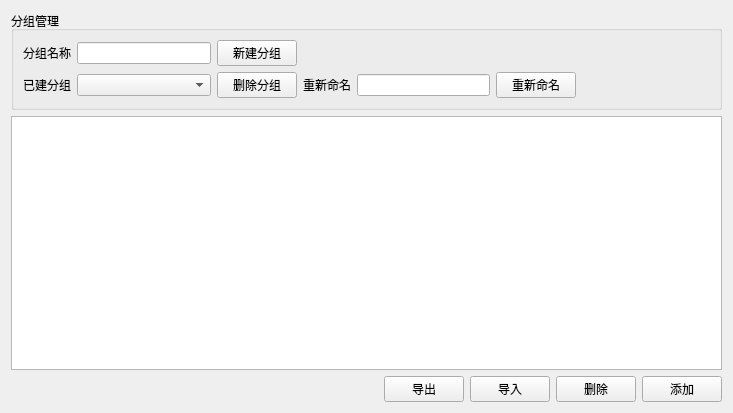
<?xml version="1.0" encoding="UTF-8"?>
<ui version="4.0">
 <class>SAKInputDataItemManager</class>
 <widget class="QWidget" name="SAKInputDataItemManager">
  <property name="geometry">
   <rect>
    <x>0</x>
    <y>0</y>
    <width>733</width>
    <height>413</height>
   </rect>
  </property>
  <property name="windowTitle">
   <string>发送数据预设</string>
  </property>
  <layout class="QGridLayout" name="gridLayout">
   <item row="2" column="0">
    <widget class="QLabel" name="infoLabel">
     <property name="sizePolicy">
      <sizepolicy hsizetype="Expanding" vsizetype="Preferred">
       <horstretch>0</horstretch>
       <verstretch>0</verstretch>
      </sizepolicy>
     </property>
     <property name="text">
      <string/>
     </property>
    </widget>
   </item>
   <item row="2" column="4">
    <widget class="QPushButton" name="addPushButton">
     <property name="text">
      <string>添加</string>
     </property>
    </widget>
   </item>
   <item row="0" column="0" colspan="5">
    <widget class="QGroupBox" name="groupBox">
     <property name="sizePolicy">
      <sizepolicy hsizetype="Preferred" vsizetype="Preferred">
       <horstretch>0</horstretch>
       <verstretch>0</verstretch>
      </sizepolicy>
     </property>
     <property name="title">
      <string>分组管理</string>
     </property>
     <layout class="QGridLayout" name="gridLayout_2">
      <item row="0" column="0">
       <widget class="QLabel" name="label">
        <property name="text">
         <string>分组名称</string>
        </property>
       </widget>
      </item>
      <item row="0" column="1">
       <widget class="QLineEdit" name="nameLineEdit">
        <property name="text">
         <string notr="true"/>
        </property>
        <property name="placeholderText">
         <string/>
        </property>
       </widget>
      </item>
      <item row="0" column="6">
       <spacer name="horizontalSpacer">
        <property name="orientation">
         <enum>Qt::Horizontal</enum>
        </property>
        <property name="sizeHint" stdset="0">
         <size>
          <width>40</width>
          <height>20</height>
         </size>
        </property>
       </spacer>
      </item>
      <item row="1" column="0">
       <widget class="QLabel" name="label_2">
        <property name="text">
         <string>已建分组</string>
        </property>
       </widget>
      </item>
      <item row="1" column="1">
       <widget class="QComboBox" name="comboBox"/>
      </item>
      <item row="1" column="2">
       <widget class="QPushButton" name="deletePushButton_2">
        <property name="text">
         <string>删除分组</string>
        </property>
       </widget>
      </item>
      <item row="1" column="3">
       <widget class="QLabel" name="label_3">
        <property name="text">
         <string>重新命名</string>
        </property>
        <property name="alignment">
         <set>Qt::AlignCenter</set>
        </property>
       </widget>
      </item>
      <item row="1" column="4">
       <widget class="QLineEdit" name="renameLineEdit">
        <property name="text">
         <string notr="true"/>
        </property>
       </widget>
      </item>
      <item row="1" column="5">
       <widget class="QPushButton" name="renamePushButton">
        <property name="text">
         <string>重新命名</string>
        </property>
       </widget>
      </item>
      <item row="0" column="2">
       <widget class="QPushButton" name="createPushButton">
        <property name="text">
         <string>新建分组</string>
        </property>
       </widget>
      </item>
     </layout>
    </widget>
   </item>
   <item row="1" column="0" colspan="5">
    <widget class="QListWidget" name="itemListWidget"/>
   </item>
   <item row="2" column="3">
    <widget class="QPushButton" name="deletePushButton">
     <property name="text">
      <string>删除</string>
     </property>
    </widget>
   </item>
   <item row="2" column="2">
    <widget class="QPushButton" name="importPushButton">
     <property name="text">
      <string>导入</string>
     </property>
    </widget>
   </item>
   <item row="2" column="1">
    <widget class="QPushButton" name="outportPushButton">
     <property name="text">
      <string>导出</string>
     </property>
    </widget>
   </item>
  </layout>
 </widget>
 <resources/>
 <connections/>
</ui>
